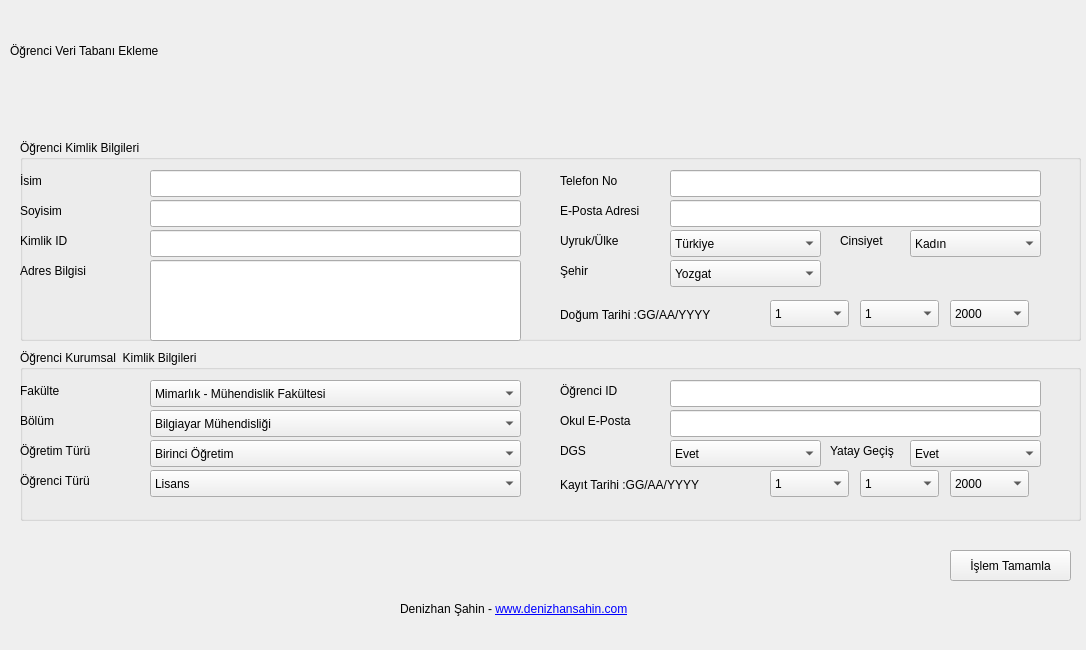
<?xml version="1.0" encoding="UTF-8"?>
<ui version="4.0">
 <class>OBS_Project</class>
 <widget class="QWidget" name="OBS_Project">
  <property name="geometry">
   <rect>
    <x>0</x>
    <y>0</y>
    <width>1086</width>
    <height>650</height>
   </rect>
  </property>
  <property name="minimumSize">
   <size>
    <width>1086</width>
    <height>600</height>
   </size>
  </property>
  <property name="maximumSize">
   <size>
    <width>1086</width>
    <height>650</height>
   </size>
  </property>
  <property name="windowTitle">
   <string>OBS_Project</string>
  </property>
  <property name="windowIcon">
   <iconset>
    <normaloff>img/logo.png</normaloff>img/logo.png</iconset>
  </property>
  <widget class="QLabel" name="label">
   <property name="geometry">
    <rect>
     <x>10</x>
     <y>30</y>
     <width>401</width>
     <height>41</height>
    </rect>
   </property>
   <property name="styleSheet">
    <string notr="true">font: 81 25pt &quot;Cantarell&quot;;</string>
   </property>
   <property name="text">
    <string>Öğrenci Veri Tabanı Ekleme </string>
   </property>
  </widget>
  <widget class="QGroupBox" name="groupBox_kimlik">
   <property name="geometry">
    <rect>
     <x>20</x>
     <y>140</y>
     <width>1061</width>
     <height>201</height>
    </rect>
   </property>
   <property name="title">
    <string>Öğrenci Kimlik Bilgileri</string>
   </property>
   <widget class="QLabel" name="isim">
    <property name="geometry">
     <rect>
      <x>0</x>
      <y>30</y>
      <width>111</width>
      <height>21</height>
     </rect>
    </property>
    <property name="text">
     <string>İsim</string>
    </property>
   </widget>
   <widget class="QLineEdit" name="lineEdit_isim">
    <property name="geometry">
     <rect>
      <x>130</x>
      <y>30</y>
      <width>371</width>
      <height>27</height>
     </rect>
    </property>
   </widget>
   <widget class="QLineEdit" name="lineEdit_soyisim">
    <property name="geometry">
     <rect>
      <x>130</x>
      <y>60</y>
      <width>371</width>
      <height>27</height>
     </rect>
    </property>
   </widget>
   <widget class="QLineEdit" name="lineEdit_kimlik_id">
    <property name="geometry">
     <rect>
      <x>130</x>
      <y>90</y>
      <width>371</width>
      <height>27</height>
     </rect>
    </property>
   </widget>
   <widget class="QLineEdit" name="lineEdit_adres">
    <property name="geometry">
     <rect>
      <x>130</x>
      <y>120</y>
      <width>371</width>
      <height>81</height>
     </rect>
    </property>
    <property name="toolTip">
     <string>&lt;html&gt;&lt;head/&gt;&lt;body&gt;&lt;p align=&quot;center&quot;&gt;&lt;br/&gt;&lt;/p&gt;&lt;/body&gt;&lt;/html&gt;</string>
    </property>
    <property name="text">
     <string/>
    </property>
   </widget>
   <widget class="QLabel" name="soyisim">
    <property name="geometry">
     <rect>
      <x>0</x>
      <y>60</y>
      <width>111</width>
      <height>21</height>
     </rect>
    </property>
    <property name="text">
     <string>Soyisim</string>
    </property>
   </widget>
   <widget class="QLabel" name="kimlil_id">
    <property name="geometry">
     <rect>
      <x>0</x>
      <y>90</y>
      <width>111</width>
      <height>21</height>
     </rect>
    </property>
    <property name="text">
     <string>Kimlik ID</string>
    </property>
   </widget>
   <widget class="QLabel" name="adres">
    <property name="geometry">
     <rect>
      <x>0</x>
      <y>120</y>
      <width>111</width>
      <height>21</height>
     </rect>
    </property>
    <property name="text">
     <string>Adres Bilgisi</string>
    </property>
   </widget>
   <widget class="QLabel" name="tel_no">
    <property name="geometry">
     <rect>
      <x>540</x>
      <y>30</y>
      <width>111</width>
      <height>21</height>
     </rect>
    </property>
    <property name="text">
     <string>Telefon No</string>
    </property>
   </widget>
   <widget class="QLineEdit" name="lineEdit_tel_no">
    <property name="geometry">
     <rect>
      <x>650</x>
      <y>30</y>
      <width>371</width>
      <height>27</height>
     </rect>
    </property>
   </widget>
   <widget class="QLabel" name="label_eposta">
    <property name="geometry">
     <rect>
      <x>540</x>
      <y>60</y>
      <width>111</width>
      <height>21</height>
     </rect>
    </property>
    <property name="text">
     <string>E-Posta Adresi</string>
    </property>
   </widget>
   <widget class="QLineEdit" name="lineEdit_eposta">
    <property name="geometry">
     <rect>
      <x>650</x>
      <y>60</y>
      <width>371</width>
      <height>27</height>
     </rect>
    </property>
   </widget>
   <widget class="QLabel" name="label_cinsiyet">
    <property name="geometry">
     <rect>
      <x>820</x>
      <y>90</y>
      <width>111</width>
      <height>21</height>
     </rect>
    </property>
    <property name="text">
     <string>Cinsiyet</string>
    </property>
   </widget>
   <widget class="QComboBox" name="comboBox_sehir">
    <property name="geometry">
     <rect>
      <x>650</x>
      <y>120</y>
      <width>151</width>
      <height>27</height>
     </rect>
    </property>
    <item>
     <property name="text">
      <string>Yozgat</string>
     </property>
    </item>
    <item>
     <property name="text">
      <string>Ankara</string>
     </property>
    </item>
    <item>
     <property name="text">
      <string>Adana</string>
     </property>
    </item>
    <item>
     <property name="text">
      <string>İstanbul</string>
     </property>
    </item>
    <item>
     <property name="text">
      <string>Kayseri</string>
     </property>
    </item>
    <item>
     <property name="text">
      <string>Kırşehir</string>
     </property>
    </item>
    <item>
     <property name="text">
      <string>Sivas</string>
     </property>
    </item>
    <item>
     <property name="text">
      <string>Nevşehir</string>
     </property>
    </item>
    <item>
     <property name="text">
      <string>Niğde</string>
     </property>
    </item>
    <item>
     <property name="text">
      <string>Tokat</string>
     </property>
    </item>
    <item>
     <property name="text">
      <string>Çankırı</string>
     </property>
    </item>
    <item>
     <property name="text">
      <string>Samsun</string>
     </property>
    </item>
    <item>
     <property name="text">
      <string>Trabzon</string>
     </property>
    </item>
    <item>
     <property name="text">
      <string>Kahramanmaraş</string>
     </property>
    </item>
    <item>
     <property name="text">
      <string>Gaziantep</string>
     </property>
    </item>
   </widget>
   <widget class="QLabel" name="label_sehir">
    <property name="geometry">
     <rect>
      <x>540</x>
      <y>120</y>
      <width>111</width>
      <height>21</height>
     </rect>
    </property>
    <property name="text">
     <string>Şehir</string>
    </property>
   </widget>
   <widget class="QLabel" name="label_uyruk">
    <property name="geometry">
     <rect>
      <x>540</x>
      <y>90</y>
      <width>111</width>
      <height>21</height>
     </rect>
    </property>
    <property name="text">
     <string>Uyruk/Ülke</string>
    </property>
   </widget>
   <widget class="QComboBox" name="comboBox_uyruk">
    <property name="geometry">
     <rect>
      <x>650</x>
      <y>90</y>
      <width>151</width>
      <height>27</height>
     </rect>
    </property>
    <item>
     <property name="text">
      <string>Türkiye</string>
     </property>
    </item>
    <item>
     <property name="text">
      <string>Arabistan</string>
     </property>
    </item>
    <item>
     <property name="text">
      <string>Katar</string>
     </property>
    </item>
    <item>
     <property name="text">
      <string>Irak</string>
     </property>
    </item>
    <item>
     <property name="text">
      <string>İran</string>
     </property>
    </item>
    <item>
     <property name="text">
      <string>Suriye</string>
     </property>
    </item>
    <item>
     <property name="text">
      <string>Lübnan</string>
     </property>
    </item>
    <item>
     <property name="text">
      <string>Azerbaycan</string>
     </property>
    </item>
    <item>
     <property name="text">
      <string>Kıbrıs</string>
     </property>
    </item>
    <item>
     <property name="text">
      <string>Türkmenistan</string>
     </property>
    </item>
    <item>
     <property name="text">
      <string>Rusya</string>
     </property>
    </item>
    <item>
     <property name="text">
      <string>Ukrayna</string>
     </property>
    </item>
    <item>
     <property name="text">
      <string>Yunanistan</string>
     </property>
    </item>
   </widget>
   <widget class="QComboBox" name="comboBox_cinsiyet">
    <property name="geometry">
     <rect>
      <x>890</x>
      <y>90</y>
      <width>131</width>
      <height>27</height>
     </rect>
    </property>
    <item>
     <property name="text">
      <string>Kadın</string>
     </property>
    </item>
    <item>
     <property name="text">
      <string>Erkek</string>
     </property>
    </item>
   </widget>
   <widget class="QLabel" name="label_dogum_tarih">
    <property name="geometry">
     <rect>
      <x>540</x>
      <y>150</y>
      <width>191</width>
      <height>51</height>
     </rect>
    </property>
    <property name="text">
     <string>&lt;html&gt;&lt;head/&gt;&lt;body&gt;&lt;p&gt;Doğum Tarihi :GG/AA/YYYY&lt;/p&gt;&lt;/body&gt;&lt;/html&gt;</string>
    </property>
   </widget>
   <widget class="QComboBox" name="comboBox_d_gun">
    <property name="geometry">
     <rect>
      <x>750</x>
      <y>160</y>
      <width>79</width>
      <height>27</height>
     </rect>
    </property>
    <item>
     <property name="text">
      <string>1</string>
     </property>
    </item>
    <item>
     <property name="text">
      <string>2</string>
     </property>
    </item>
    <item>
     <property name="text">
      <string>3</string>
     </property>
    </item>
    <item>
     <property name="text">
      <string>4</string>
     </property>
    </item>
    <item>
     <property name="text">
      <string>5</string>
     </property>
    </item>
    <item>
     <property name="text">
      <string>6</string>
     </property>
    </item>
    <item>
     <property name="text">
      <string>7</string>
     </property>
    </item>
    <item>
     <property name="text">
      <string>8</string>
     </property>
    </item>
    <item>
     <property name="text">
      <string>9</string>
     </property>
    </item>
    <item>
     <property name="text">
      <string>10</string>
     </property>
    </item>
    <item>
     <property name="text">
      <string>11</string>
     </property>
    </item>
    <item>
     <property name="text">
      <string>12</string>
     </property>
    </item>
    <item>
     <property name="text">
      <string>13</string>
     </property>
    </item>
    <item>
     <property name="text">
      <string>14</string>
     </property>
    </item>
    <item>
     <property name="text">
      <string>15</string>
     </property>
    </item>
    <item>
     <property name="text">
      <string>16</string>
     </property>
    </item>
    <item>
     <property name="text">
      <string>17</string>
     </property>
    </item>
    <item>
     <property name="text">
      <string>18</string>
     </property>
    </item>
    <item>
     <property name="text">
      <string>19</string>
     </property>
    </item>
    <item>
     <property name="text">
      <string>20</string>
     </property>
    </item>
    <item>
     <property name="text">
      <string>21</string>
     </property>
    </item>
    <item>
     <property name="text">
      <string>22</string>
     </property>
    </item>
    <item>
     <property name="text">
      <string>23</string>
     </property>
    </item>
    <item>
     <property name="text">
      <string>24</string>
     </property>
    </item>
    <item>
     <property name="text">
      <string>25</string>
     </property>
    </item>
    <item>
     <property name="text">
      <string>26</string>
     </property>
    </item>
    <item>
     <property name="text">
      <string>27</string>
     </property>
    </item>
    <item>
     <property name="text">
      <string>28</string>
     </property>
    </item>
    <item>
     <property name="text">
      <string>29</string>
     </property>
    </item>
    <item>
     <property name="text">
      <string>30</string>
     </property>
    </item>
    <item>
     <property name="text">
      <string>31</string>
     </property>
    </item>
   </widget>
   <widget class="QComboBox" name="comboBox_d_ay">
    <property name="geometry">
     <rect>
      <x>840</x>
      <y>160</y>
      <width>79</width>
      <height>27</height>
     </rect>
    </property>
    <item>
     <property name="text">
      <string>1</string>
     </property>
    </item>
    <item>
     <property name="text">
      <string>2</string>
     </property>
    </item>
    <item>
     <property name="text">
      <string>3</string>
     </property>
    </item>
    <item>
     <property name="text">
      <string>4</string>
     </property>
    </item>
    <item>
     <property name="text">
      <string>5</string>
     </property>
    </item>
    <item>
     <property name="text">
      <string>6</string>
     </property>
    </item>
    <item>
     <property name="text">
      <string>7</string>
     </property>
    </item>
    <item>
     <property name="text">
      <string>8</string>
     </property>
    </item>
    <item>
     <property name="text">
      <string>9</string>
     </property>
    </item>
    <item>
     <property name="text">
      <string>10</string>
     </property>
    </item>
    <item>
     <property name="text">
      <string>11</string>
     </property>
    </item>
    <item>
     <property name="text">
      <string>12</string>
     </property>
    </item>
   </widget>
   <widget class="QComboBox" name="comboBox_d_yil">
    <property name="geometry">
     <rect>
      <x>930</x>
      <y>160</y>
      <width>79</width>
      <height>27</height>
     </rect>
    </property>
    <item>
     <property name="text">
      <string>2000</string>
     </property>
    </item>
    <item>
     <property name="text">
      <string>2001</string>
     </property>
    </item>
    <item>
     <property name="text">
      <string>2002</string>
     </property>
    </item>
    <item>
     <property name="text">
      <string>2003</string>
     </property>
    </item>
    <item>
     <property name="text">
      <string>2004</string>
     </property>
    </item>
    <item>
     <property name="text">
      <string>2005</string>
     </property>
    </item>
    <item>
     <property name="text">
      <string>2006</string>
     </property>
    </item>
    <item>
     <property name="text">
      <string>2007</string>
     </property>
    </item>
    <item>
     <property name="text">
      <string>2008</string>
     </property>
    </item>
    <item>
     <property name="text">
      <string>2009</string>
     </property>
    </item>
    <item>
     <property name="text">
      <string>2010</string>
     </property>
    </item>
    <item>
     <property name="text">
      <string/>
     </property>
    </item>
   </widget>
  </widget>
  <widget class="QGroupBox" name="groupBox_Kurumsal_kimlik">
   <property name="geometry">
    <rect>
     <x>20</x>
     <y>350</y>
     <width>1061</width>
     <height>171</height>
    </rect>
   </property>
   <property name="title">
    <string>Öğrenci Kurumsal  Kimlik Bilgileri</string>
   </property>
   <widget class="QLabel" name="fakulte">
    <property name="geometry">
     <rect>
      <x>0</x>
      <y>30</y>
      <width>111</width>
      <height>21</height>
     </rect>
    </property>
    <property name="text">
     <string>Fakülte</string>
    </property>
   </widget>
   <widget class="QLabel" name="bolum">
    <property name="geometry">
     <rect>
      <x>0</x>
      <y>60</y>
      <width>111</width>
      <height>21</height>
     </rect>
    </property>
    <property name="text">
     <string>Bölüm</string>
    </property>
   </widget>
   <widget class="QLabel" name="ogretim_tur">
    <property name="geometry">
     <rect>
      <x>0</x>
      <y>90</y>
      <width>111</width>
      <height>21</height>
     </rect>
    </property>
    <property name="text">
     <string>Öğretim Türü</string>
    </property>
   </widget>
   <widget class="QLabel" name="ogrenci_tur">
    <property name="geometry">
     <rect>
      <x>0</x>
      <y>120</y>
      <width>111</width>
      <height>21</height>
     </rect>
    </property>
    <property name="text">
     <string>Öğrenci Türü</string>
    </property>
   </widget>
   <widget class="QLabel" name="ogrenci_id">
    <property name="geometry">
     <rect>
      <x>540</x>
      <y>30</y>
      <width>111</width>
      <height>21</height>
     </rect>
    </property>
    <property name="text">
     <string>Öğrenci ID</string>
    </property>
   </widget>
   <widget class="QLineEdit" name="ogrenci_id_bilgi">
    <property name="geometry">
     <rect>
      <x>650</x>
      <y>30</y>
      <width>371</width>
      <height>27</height>
     </rect>
    </property>
   </widget>
   <widget class="QLabel" name="okul_eposta">
    <property name="geometry">
     <rect>
      <x>540</x>
      <y>60</y>
      <width>111</width>
      <height>21</height>
     </rect>
    </property>
    <property name="text">
     <string>Okul E-Posta</string>
    </property>
   </widget>
   <widget class="QLineEdit" name="okul_eposta_bilgi">
    <property name="geometry">
     <rect>
      <x>650</x>
      <y>60</y>
      <width>371</width>
      <height>27</height>
     </rect>
    </property>
   </widget>
   <widget class="QLabel" name="yatay">
    <property name="geometry">
     <rect>
      <x>810</x>
      <y>90</y>
      <width>111</width>
      <height>21</height>
     </rect>
    </property>
    <property name="text">
     <string>Yatay Geçiş</string>
    </property>
   </widget>
   <widget class="QLabel" name="dgs">
    <property name="geometry">
     <rect>
      <x>540</x>
      <y>90</y>
      <width>111</width>
      <height>21</height>
     </rect>
    </property>
    <property name="text">
     <string>DGS</string>
    </property>
   </widget>
   <widget class="QComboBox" name="dgs_bilgi">
    <property name="geometry">
     <rect>
      <x>650</x>
      <y>90</y>
      <width>151</width>
      <height>27</height>
     </rect>
    </property>
    <item>
     <property name="text">
      <string>Evet</string>
     </property>
    </item>
    <item>
     <property name="text">
      <string>Hayır</string>
     </property>
    </item>
   </widget>
   <widget class="QComboBox" name="yata_bilgi">
    <property name="geometry">
     <rect>
      <x>890</x>
      <y>90</y>
      <width>131</width>
      <height>27</height>
     </rect>
    </property>
    <item>
     <property name="text">
      <string>Evet</string>
     </property>
    </item>
    <item>
     <property name="text">
      <string>Hayır</string>
     </property>
    </item>
   </widget>
   <widget class="QLabel" name="kayit_tarih">
    <property name="geometry">
     <rect>
      <x>540</x>
      <y>110</y>
      <width>191</width>
      <height>51</height>
     </rect>
    </property>
    <property name="text">
     <string>&lt;html&gt;&lt;head/&gt;&lt;body&gt;&lt;p&gt;Kayıt Tarihi :GG/AA/YYYY&lt;/p&gt;&lt;/body&gt;&lt;/html&gt;</string>
    </property>
   </widget>
   <widget class="QComboBox" name="kayit_tarih_gun">
    <property name="geometry">
     <rect>
      <x>750</x>
      <y>120</y>
      <width>79</width>
      <height>27</height>
     </rect>
    </property>
    <item>
     <property name="text">
      <string>1</string>
     </property>
    </item>
    <item>
     <property name="text">
      <string>2</string>
     </property>
    </item>
    <item>
     <property name="text">
      <string>3</string>
     </property>
    </item>
    <item>
     <property name="text">
      <string>4</string>
     </property>
    </item>
    <item>
     <property name="text">
      <string>5</string>
     </property>
    </item>
    <item>
     <property name="text">
      <string>6</string>
     </property>
    </item>
    <item>
     <property name="text">
      <string>7</string>
     </property>
    </item>
    <item>
     <property name="text">
      <string>8</string>
     </property>
    </item>
    <item>
     <property name="text">
      <string>9</string>
     </property>
    </item>
    <item>
     <property name="text">
      <string>10</string>
     </property>
    </item>
    <item>
     <property name="text">
      <string>11</string>
     </property>
    </item>
    <item>
     <property name="text">
      <string>12</string>
     </property>
    </item>
    <item>
     <property name="text">
      <string>13</string>
     </property>
    </item>
    <item>
     <property name="text">
      <string>14</string>
     </property>
    </item>
    <item>
     <property name="text">
      <string>15</string>
     </property>
    </item>
    <item>
     <property name="text">
      <string>16</string>
     </property>
    </item>
    <item>
     <property name="text">
      <string>17</string>
     </property>
    </item>
    <item>
     <property name="text">
      <string>18</string>
     </property>
    </item>
    <item>
     <property name="text">
      <string>19</string>
     </property>
    </item>
    <item>
     <property name="text">
      <string>20</string>
     </property>
    </item>
    <item>
     <property name="text">
      <string>21</string>
     </property>
    </item>
    <item>
     <property name="text">
      <string>22</string>
     </property>
    </item>
    <item>
     <property name="text">
      <string>23</string>
     </property>
    </item>
    <item>
     <property name="text">
      <string>24</string>
     </property>
    </item>
    <item>
     <property name="text">
      <string>25</string>
     </property>
    </item>
    <item>
     <property name="text">
      <string>26</string>
     </property>
    </item>
    <item>
     <property name="text">
      <string>27</string>
     </property>
    </item>
    <item>
     <property name="text">
      <string>28</string>
     </property>
    </item>
    <item>
     <property name="text">
      <string>29</string>
     </property>
    </item>
    <item>
     <property name="text">
      <string>30</string>
     </property>
    </item>
    <item>
     <property name="text">
      <string>31</string>
     </property>
    </item>
   </widget>
   <widget class="QComboBox" name="kayit_tarih_ay">
    <property name="geometry">
     <rect>
      <x>840</x>
      <y>120</y>
      <width>79</width>
      <height>27</height>
     </rect>
    </property>
    <item>
     <property name="text">
      <string>1</string>
     </property>
    </item>
    <item>
     <property name="text">
      <string>2</string>
     </property>
    </item>
    <item>
     <property name="text">
      <string>3</string>
     </property>
    </item>
    <item>
     <property name="text">
      <string>4</string>
     </property>
    </item>
    <item>
     <property name="text">
      <string>5</string>
     </property>
    </item>
    <item>
     <property name="text">
      <string>6</string>
     </property>
    </item>
    <item>
     <property name="text">
      <string>7</string>
     </property>
    </item>
    <item>
     <property name="text">
      <string>8</string>
     </property>
    </item>
    <item>
     <property name="text">
      <string>9</string>
     </property>
    </item>
    <item>
     <property name="text">
      <string>10</string>
     </property>
    </item>
    <item>
     <property name="text">
      <string>11</string>
     </property>
    </item>
    <item>
     <property name="text">
      <string>12</string>
     </property>
    </item>
   </widget>
   <widget class="QComboBox" name="kayit_tarih_yil">
    <property name="geometry">
     <rect>
      <x>930</x>
      <y>120</y>
      <width>79</width>
      <height>27</height>
     </rect>
    </property>
    <item>
     <property name="text">
      <string>2000</string>
     </property>
    </item>
    <item>
     <property name="text">
      <string>2001</string>
     </property>
    </item>
    <item>
     <property name="text">
      <string>2002</string>
     </property>
    </item>
    <item>
     <property name="text">
      <string>2003</string>
     </property>
    </item>
    <item>
     <property name="text">
      <string>2004</string>
     </property>
    </item>
    <item>
     <property name="text">
      <string>2005</string>
     </property>
    </item>
    <item>
     <property name="text">
      <string>2006</string>
     </property>
    </item>
    <item>
     <property name="text">
      <string>2007</string>
     </property>
    </item>
    <item>
     <property name="text">
      <string>2008</string>
     </property>
    </item>
    <item>
     <property name="text">
      <string>2009</string>
     </property>
    </item>
    <item>
     <property name="text">
      <string>2010</string>
     </property>
    </item>
    <item>
     <property name="text">
      <string/>
     </property>
    </item>
   </widget>
   <widget class="QComboBox" name="fakulte_bilgi">
    <property name="geometry">
     <rect>
      <x>130</x>
      <y>30</y>
      <width>371</width>
      <height>27</height>
     </rect>
    </property>
    <item>
     <property name="text">
      <string>Mimarlık - Mühendislik Fakültesi</string>
     </property>
    </item>
    <item>
     <property name="text">
      <string>Sağlık Bilimleri Fakültesi</string>
     </property>
    </item>
    <item>
     <property name="text">
      <string>Hukuk Fakültesi</string>
     </property>
    </item>
    <item>
     <property name="text">
      <string>Tıp Fakültesi</string>
     </property>
    </item>
    <item>
     <property name="text">
      <string>İletişim Fakültesi</string>
     </property>
    </item>
    <item>
     <property name="text">
      <string>İlahiyat</string>
     </property>
    </item>
   </widget>
   <widget class="QComboBox" name="bolum_bilgi">
    <property name="geometry">
     <rect>
      <x>130</x>
      <y>60</y>
      <width>371</width>
      <height>27</height>
     </rect>
    </property>
    <item>
     <property name="text">
      <string>Bilgiayar Mühendisliği</string>
     </property>
    </item>
    <item>
     <property name="text">
      <string>Elektrik - Elektronik Mühendisliği</string>
     </property>
    </item>
    <item>
     <property name="text">
      <string>Makine Mühendisliği</string>
     </property>
    </item>
    <item>
     <property name="text">
      <string>Mimarlık</string>
     </property>
    </item>
    <item>
     <property name="text">
      <string>Şehir Bölge Planlama</string>
     </property>
    </item>
    <item>
     <property name="text">
      <string>Gazetecilik</string>
     </property>
    </item>
   </widget>
   <widget class="QComboBox" name="ogretim_tur_bilgi">
    <property name="geometry">
     <rect>
      <x>130</x>
      <y>90</y>
      <width>371</width>
      <height>27</height>
     </rect>
    </property>
    <item>
     <property name="text">
      <string>Birinci Öğretim</string>
     </property>
    </item>
    <item>
     <property name="text">
      <string>İkinci Öğretim</string>
     </property>
    </item>
    <item>
     <property name="text">
      <string>Uzaktan Öğretim</string>
     </property>
    </item>
    <item>
     <property name="text">
      <string>Yüksek Lisans</string>
     </property>
    </item>
    <item>
     <property name="text">
      <string>Doktora</string>
     </property>
    </item>
   </widget>
   <widget class="QComboBox" name="ogrenci_turu">
    <property name="geometry">
     <rect>
      <x>130</x>
      <y>120</y>
      <width>371</width>
      <height>27</height>
     </rect>
    </property>
    <item>
     <property name="text">
      <string>Lisans</string>
     </property>
    </item>
    <item>
     <property name="text">
      <string>Ön Lisans</string>
     </property>
    </item>
    <item>
     <property name="text">
      <string>Yükesek Lisans</string>
     </property>
    </item>
    <item>
     <property name="text">
      <string>Doktora</string>
     </property>
    </item>
   </widget>
  </widget>
  <widget class="QPushButton" name="pushButton_bitti">
   <property name="geometry">
    <rect>
     <x>950</x>
     <y>550</y>
     <width>121</width>
     <height>31</height>
    </rect>
   </property>
   <property name="text">
    <string>İşlem Tamamla</string>
   </property>
  </widget>
  <widget class="QLabel" name="label_2">
   <property name="geometry">
    <rect>
     <x>400</x>
     <y>600</y>
     <width>301</width>
     <height>19</height>
    </rect>
   </property>
   <property name="text">
    <string>&lt;html&gt;&lt;head/&gt;&lt;body&gt;&lt;p&gt;Denizhan Şahin   -  &lt;a href=&quot;www.denizhansahin.com&quot;&gt;&lt;span style=&quot; text-decoration: underline; color:#0000ff;&quot;&gt;www.denizhansahin.com&lt;/span&gt;&lt;/a&gt;&lt;/p&gt;&lt;/body&gt;&lt;/html&gt;</string>
   </property>
  </widget>
  <widget class="QLabel" name="label_3">
   <property name="geometry">
    <rect>
     <x>860</x>
     <y>20</y>
     <width>191</width>
     <height>131</height>
    </rect>
   </property>
   <property name="text">
    <string/>
   </property>
   <property name="pixmap">
    <pixmap>img/logo_bozok1.png</pixmap>
   </property>
  </widget>
 </widget>
 <resources/>
 <connections/>
</ui>
